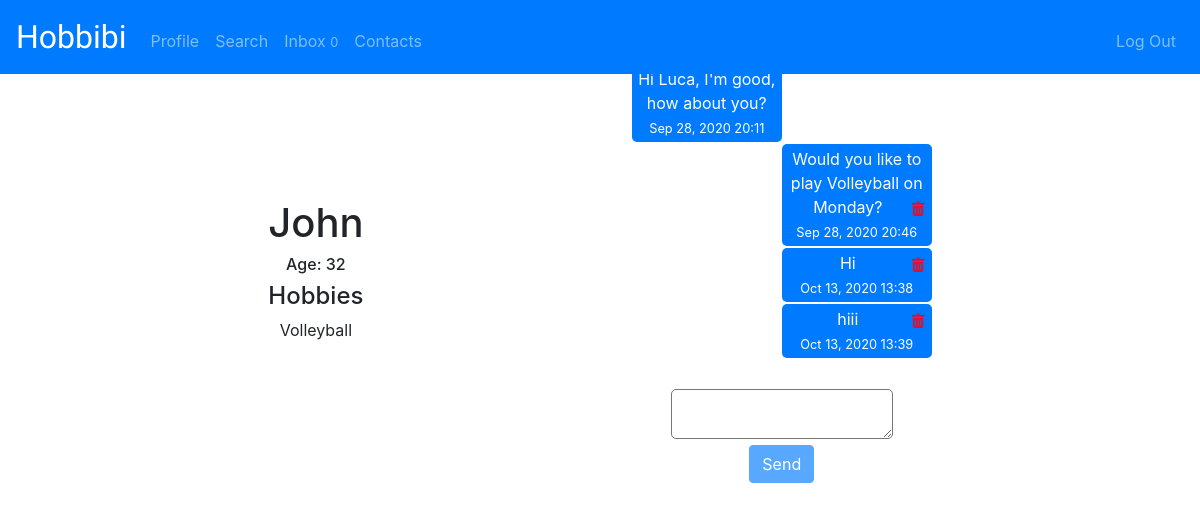
/profile/John (signed in), run on an earlier commit of the app's database.
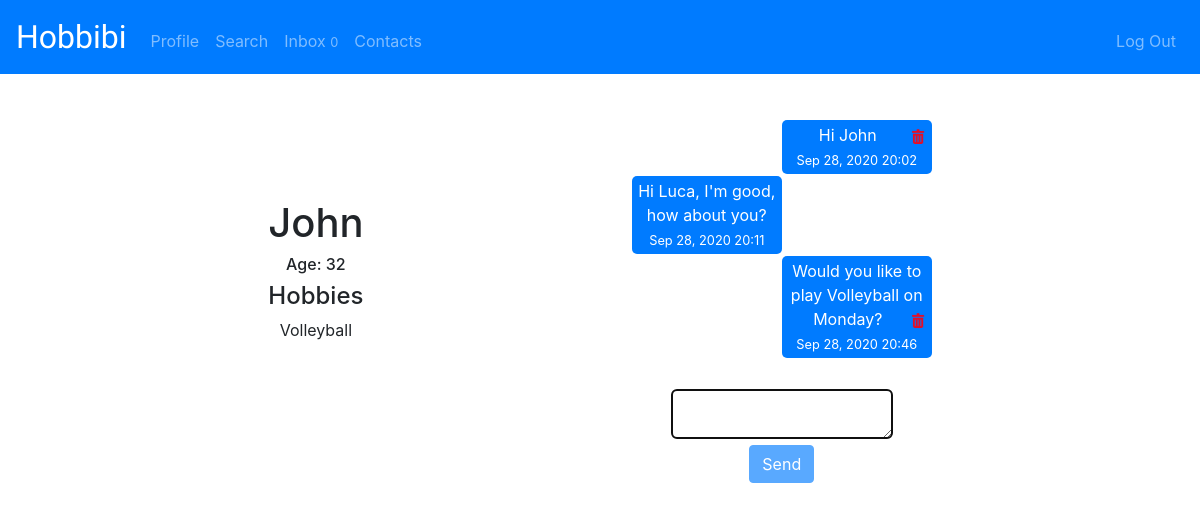
And on a later commit of the database.
### hobbibi/models.py (models this page shows, shortened)
class Hobbies(models.Model):
    user = models.ForeignKey(User, on_delete=models.CASCADE)
    hobbi = models.ForeignKey(Hobbi, on_delete=models.CASCADE)

class Hobbi(models.Model):
    name = models.CharField(max_length=64)
    def __str__(self):
        return f"{self.name}"

class Message(models.Model):
    sender = models.ForeignKey(User, on_delete=models.CASCADE, related_name='sender')
    recipient = models.ForeignKey(User, on_delete=models.CASCADE, related_name="recipient")
    message = models.TextField()
    timestamp = models.DateTimeField(auto_now_add=True)
    read = models.BooleanField(default=False)

### hobbibi/views.py (the view)
# urls.py: path('profile/<str:user>', views.profile, name='profile'),
def profile(request, user):
    h = Hobbi.objects.all()
    owner = User.objects.get(username=user)
    hobbies = Hobbies.objects.select_related('user').filter(user=owner.id)
    sender = User.objects.get(id=request.user.id)
    messages = Message.objects.filter(sender__in=(sender,owner), recipient__in=(owner, sender)).order_by("timestamp")
    msg = Message.objects.filter(sender=owner, recipient=sender, read=False)
    for m in msg:
        m.read = True
        m.save()
    u = User.objects.get(id=request.user.id)
    us = Message.objects.filter(recipient=u, read=False).values("sender").distinct()
    new_msg = User.objects.filter(id__in=us)
    count = Message.objects.filter(recipient=sender, read=False).count()
    if request.method == "POST":
        image = request.FILES["image"]
        owner.image = image
        owner.save()
        return redirect('profile', user=user)
    c = Message.objects.filter(sender=u).values("recipient").distinct()
    contacts = User.objects.filter(id__in=c)
    return render(request, "hobbibi/profile.html", {"hobbies": hobbies, 'owner': owner, "h":h,"messages": messages, "count": count, "new_msg": new_msg, "contacts": contacts })

### hobbibi/templates/hobbibi/profile.html (shortened to what this page needs)
{% extends "hobbibi/layout.html" %}
{% load static %}
{% block body %}
<div id="head">
<div class="pro">
    <h1>{{owner.username}}</h1>
    <h6>Age: {{owner.age}}</h6>
    <h4>Hobbies</h4>
    <ul id="hobbies">
    {% for hobbi in hobbies %}
        <li>{{ hobbi.hobbi}}
        </li>
    {% endfor %}
</ul>
</div>
{% if owner.username != request.user.username %}
<div class="pro">
<div id="meg">
<ul id="msg">
{% for mes in messages %}
    {% if mes.sender == request.user and mes.message != "This message was deleted"%}
    <li class="c" >{{mes.message}}
    <a href="" id="m" class="msg{{mes.id}}" data-msg="{{mes.id}}"><img id="icon" src="{% static 'hobbibi/icon-delete-16.png' %}" alt=""></a>
    <br><small>{{mes.timestamp}}</small></li>
    {% elif mes.message == "This message was deleted" and mes.sender == request.user %}
    <div class="d2" style='background-color: white; color: #007bff; font-size: 12px;'><i>{{mes.message}}</i></div>
    {% elif mes.message == "This message was deleted" %}
    <div class="d" style='background-color: white; color: #007bff; font-size: 12px;'><i>{{mes.message}}</i></div>
    {% else %}
    <li class="chat">{{mes.message}}
    <br><small>{{mes.timestamp}}</small></li>
    {% endif %}
{% endfor %}
</ul>
</div>
<div id="send">
<form id="formmsg">
    <textarea name="message" id="message" autofocus></textarea><br>
    <input type="submit" name="" id="submit" class="btn btn-primary" value="Send">
</form>
</div>
</div>
{% endif %}
</div>
{% endblock %}

What changed in the data, as far as the page shows it:
removed Message: message "Hi", timestamp "Oct 13, 2020 13:38"
removed Message: message "hiii", timestamp "Oct 13, 2020 13:39"
now on this page (row unchanged): Message: message "Hi John", timestamp "Sep 28, 2020 20:02"
